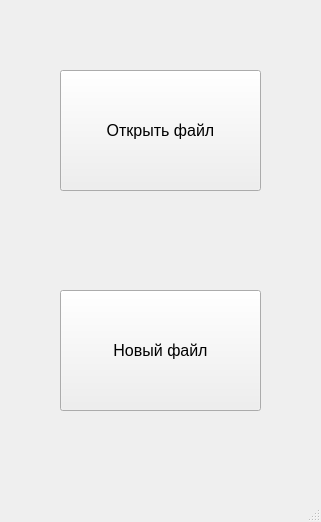
<?xml version="1.0" encoding="UTF-8"?>
<ui version="4.0">
 <class>OpenFilesWindow</class>
 <widget class="QMainWindow" name="OpenFilesWindow">
  <property name="geometry">
   <rect>
    <x>0</x>
    <y>0</y>
    <width>321</width>
    <height>522</height>
   </rect>
  </property>
  <property name="minimumSize">
   <size>
    <width>321</width>
    <height>522</height>
   </size>
  </property>
  <property name="maximumSize">
   <size>
    <width>321</width>
    <height>522</height>
   </size>
  </property>
  <property name="windowTitle">
   <string>Открытие файла</string>
  </property>
  <widget class="QWidget" name="centralwidget">
   <widget class="QPushButton" name="OpenFile">
    <property name="geometry">
     <rect>
      <x>60</x>
      <y>70</y>
      <width>201</width>
      <height>121</height>
     </rect>
    </property>
    <property name="font">
     <font>
      <pointsize>12</pointsize>
     </font>
    </property>
    <property name="text">
     <string>Открыть файл</string>
    </property>
   </widget>
   <widget class="QPushButton" name="NewCode">
    <property name="geometry">
     <rect>
      <x>60</x>
      <y>290</y>
      <width>201</width>
      <height>121</height>
     </rect>
    </property>
    <property name="font">
     <font>
      <pointsize>12</pointsize>
     </font>
    </property>
    <property name="text">
     <string>Новый файл</string>
    </property>
   </widget>
  </widget>
  <widget class="QMenuBar" name="menubar">
   <property name="geometry">
    <rect>
     <x>0</x>
     <y>0</y>
     <width>321</width>
     <height>22</height>
    </rect>
   </property>
  </widget>
  <widget class="QStatusBar" name="statusbar"/>
 </widget>
 <resources/>
 <connections/>
</ui>
